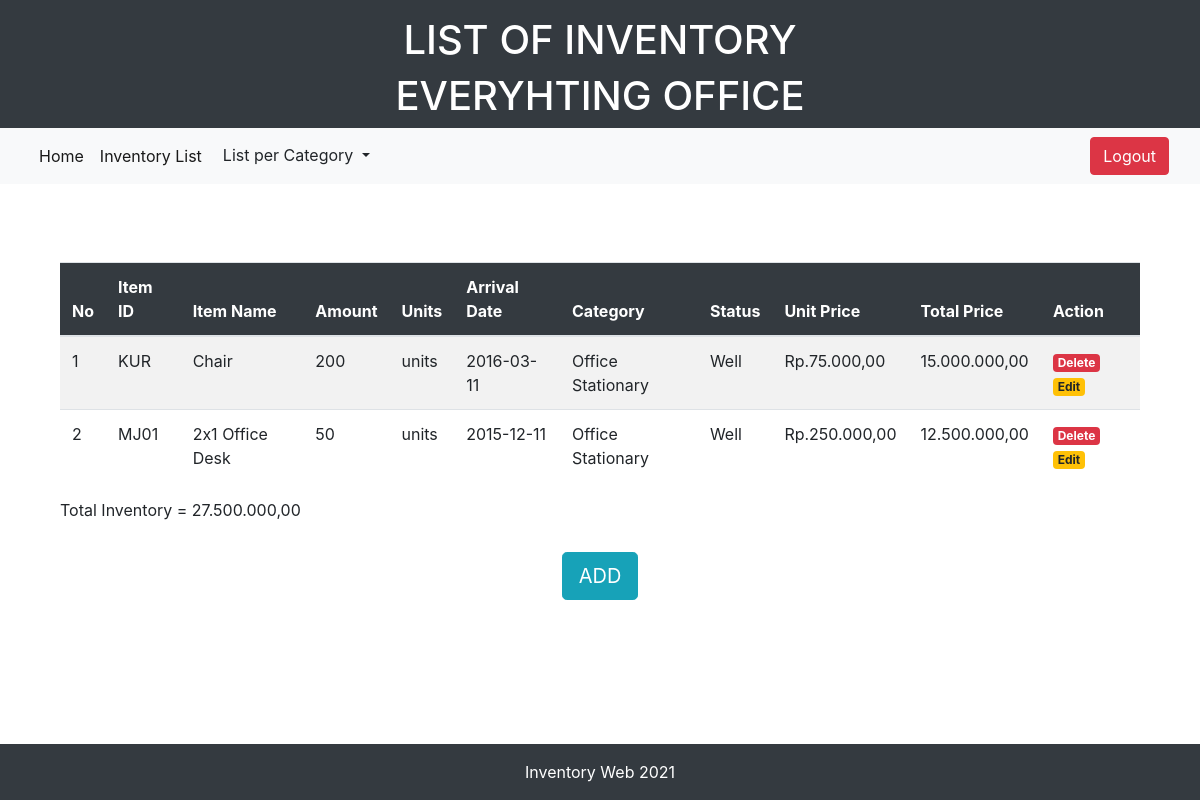
The app's page /cat_list.php?category=Office Stationary (signed in) with its own data.
### tables this page shows
CREATE TABLE `inventory` (
  `item_id` varchar(10) NOT NULL,
  `item_name` varchar(30) NOT NULL,
  `amount` int(11) NOT NULL,
  `unit` varchar(15) NOT NULL,
  `arrival_date` date NOT NULL,
  `category` varchar(20) NOT NULL,
  `item_status` varchar(20) NOT NULL,
  `price` int(20) NOT NULL
);

### database.php (called while the page is built, shortened)
<?php
    $connect = mysqli_connect("localhost", "root", "", "responsi");
function query($query){
    global $connect;
    $result = mysqli_query($connect, $query);
    $rows = [];
    while($row = mysqli_fetch_assoc($result)){
        $rows[] = $row;
    }
    return $rows;
}
?>

### cat_list.php (the view, shortened to what this page needs)
<?php
    include 'database.php';
    $category = $_GET['category'];
    $data = query("SELECT * FROM inventory WHERE category ='$category'");
    $tot_inve = 0;
?>
<!doctype html>
<html>
  <head>
    <link rel="stylesheet" href="https://cdn.jsdelivr.net/npm/bootstrap@4.5.3/dist/css/bootstrap.min.css">
  </head>
  <body>
  <footer class="bg-dark text-white">
    <div class="container">
      <div class="row pt-3">
        <div class="col text-center">
          <h1>LIST OF INVENTORY</h1>
          <h1>EVERYHTING OFFICE</h1>
        </div>
      </div>
    </div>
  </footer>
  <nav class="navbar navbar-expand-lg navbar-light bg-light">
  <div class="container-fluid">
    <div class="collapse navbar-collapse" id="navbarNavDropdown">
      <ul class="navbar-nav">
        <li class="nav-item">
          <a class="nav-link active" aria-current="page" href="index.php">Home</a>
        </li>
        <li class="nav-item">
          <a class="nav-link active" href="list.php">Inventory List</a>
        </li>
        <li class="nav-item dropdown">
                <div class="dropdown">
          <button class="btn btn-light dropdown-toggle" type="button" id="dropdownMenuButton" data-toggle="dropdown" aria-haspopup="true" aria-expanded="false">
          List per Category
          </button>
        </div>
        </li>
      </ul>
    </div>
    <a class="btn btn-danger fixed-right" href="logout.php" role="button">Logout</a>
  </div>
  </nav>
  <br>
  <div class="container" style="padding: 30px;">
    <table class="table table-striped" id="tabel">
        <thead>
            <tr>
                <th class="table-dark">No</th>
                <th class="table-dark">Item ID</th>
                <th class="table-dark">Item Name</th>
                <th class="table-dark">Amount</th>
                <th class="table-dark">Units</th>
                <th class="table-dark">Arrival Date</th>
                <th class="table-dark">Category</th>
                <th class="table-dark">Status</th>
                <th class="table-dark">Unit Price</th>
                <th class="table-dark">Total Price</th>
                <th class="table-dark">Action</th>
            </tr>
        </thead>
            <?php $i = 1; ?>
            <tbody>
            <?php foreach( $data as $row) : ?>
            <tr>
                <td><?= $i ?></td>
                <td><?= $row["item_id"] ?></td>
                <td><?= $row["item_name"] ?></td>
                <td><?= $row["amount"] ?></td>
                <td><?= $row["unit"] ?></td>
                <td><?= $row["arrival_date"] ?></td>
                <td><?= $row["category"] ?></td>
                <td><?= $row["item_status"] ?></td>
                <td><?php
                        $number = $row["price"];
                        $price = number_format($number, 2, ',', '.');
                        echo "Rp." . $price;?>
                </td>
                <?php
                    $total = $row["price"] * $row["amount"];
                    $number = $total;
                    $pricepull = number_format($number, 2, ',', '.');
                    $tot_inve += $total;
                ?>
                <td><?= $pricepull ?></td>
                <td><a href="delete.php?item_id=<?= $row['item_id'];?>" class="badge badge-danger">Delete</a>
                <a href="edit.php?item_id=<?= $row['item_id'];?>" class="badge badge-warning">Edit</a></td>
            </tr>
            <?php $i++; ?>
            <?php endforeach; ?>
            </tbody>
        <br>
    </table>
    Total Inventory =
                <?php
                  $number = $tot_inve;
                  $pricesopull = number_format($number, 2, ',', '.');
                ?>
                <?= $pricesopull ?>
    </div>
    <center><a href="add.php" class="btn btn-info btn-lg btn-center" >ADD</a></center>
  <footer class="bg-dark text-white fixed-bottom">
    <div class="container">
      <div class="row pt-3">
        <div class="col text-center">
          <p>Inventory Web 2021</p>
        </div>
      </div>
    </div>
  </footer>
  </body>
</html>

### records on screen
inventory: item_id "KUR", item_name "Chair", amount "200", unit "units", arrival_date "2016-03-11", category "Office Stationary", item_status "Well", price "75.000,00", pricepull "15.000.000,00"
inventory: item_id "MJ01", item_name "2x1 Office Desk", amount "50", unit "units", arrival_date "2015-12-11", category "Office Stationary", item_status "Well", price "250.000,00", pricepull "12.500.000,00"

### other values on screen
$pricesopull "27.500.000,00"
